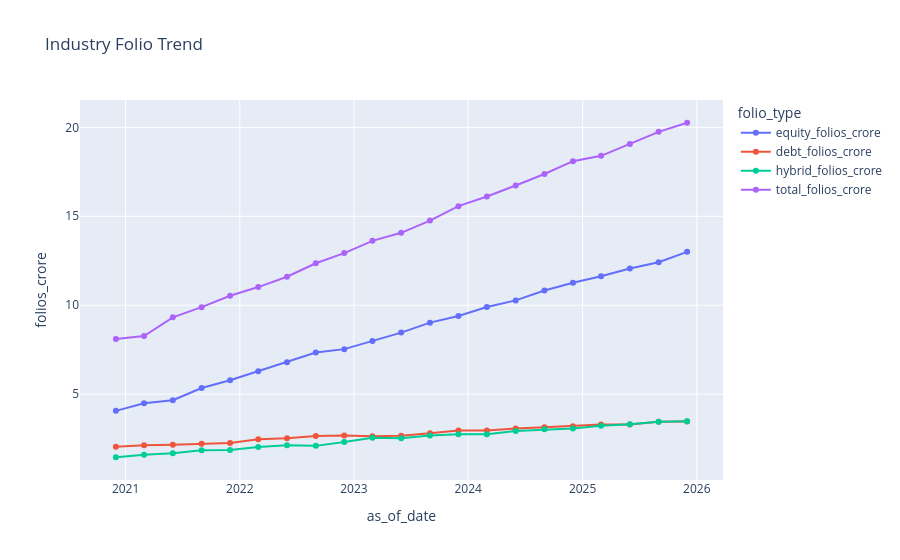

The notebook cell saved with this chart:
### Code cell
folio_cols = [c for c in ["equity_folios_crore", "debt_folios_crore", "hybrid_folios_crore", "total_folios_crore"] if c in folios.columns]
folio_long = folios.melt(id_vars=["as_of_date"], value_vars=folio_cols,
                         var_name="folio_type", value_name="folios_crore")
fig = px.line(folio_long, x="as_of_date", y="folios_crore", color="folio_type",
              markers=True, title="Industry Folio Trend")
fig.show()

### Figure 1 — Plotly figure (JSON) as saved in the notebook; plotly's stock layout.template omitted (floating-point values rounded to 4 significant figures)
{"data": [{"hovertemplate": "folio_type=equity_folios_crore<br>as_of_date=%{x}<br>folios_crore=%{y}<extra></extra>", "legendgroup": "equity_folios_crore", "line": {"color": "#636efa", "dash": "solid"}, "marker": {"symbol": "circle"}, "mode": "lines+markers", "name": "equity_folios_crore", "orientation": "v", "showlegend": true, "type": "scatter", "x": ["2020-12-01T00:00:00", "2021-03-01T00:00:00", "2021-06-01T00:00:00", "2021-09-01T00:00:00", "2021-12-01T00:00:00", "2022-03-01T00:00:00", "2022-06-01T00:00:00", "2022-09-01T00:00:00", "2022-12-01T00:00:00", "2023-03-01T00:00:00", "2023-06-01T00:00:00", "2023-09-01T00:00:00", "2023-12-01T00:00:00", "2024-03-01T00:00:00", "2024-06-01T00:00:00", "2024-09-01T00:00:00", "2024-12-01T00:00:00", "2025-03-01T00:00:00", "2025-06-01T00:00:00", "2025-09-01T00:00:00", "2025-12-01T00:00:00"], "xaxis": "x", "y": [4.06, 4.49, 4.66, 5.34, 5.78, 6.29, 6.79, 7.34, 7.53, 7.99, 8.46, 9.02, 9.39, 9.9, 10.27, 10.83, 11.26, 11.63, 12.06, 12.42, 13.0], "yaxis": "y"}, {"hovertemplate": "folio_type=debt_folios_crore<br>as_of_date=%{x}<br>folios_crore=%{y}<extra></extra>", "legendgroup": "debt_folios_crore", "line": {"color": "#EF553B", "dash": "solid"}, "marker": {"symbol": "circle"}, "mode": "lines+markers", "name": "debt_folios_crore", "orientation": "v", "showlegend": true, "type": "scatter", "x": ["2020-12-01T00:00:00", "2021-03-01T00:00:00", "2021-06-01T00:00:00", "2021-09-01T00:00:00", "2021-12-01T00:00:00", "2022-03-01T00:00:00", "2022-06-01T00:00:00", "2022-09-01T00:00:00", "2022-12-01T00:00:00", "2023-03-01T00:00:00", "2023-06-01T00:00:00", "2023-09-01T00:00:00", "2023-12-01T00:00:00", "2024-03-01T00:00:00", "2024-06-01T00:00:00", "2024-09-01T00:00:00", "2024-12-01T00:00:00", "2025-03-01T00:00:00", "2025-06-01T00:00:00", "2025-09-01T00:00:00", "2025-12-01T00:00:00"], "xaxis": "x", "y": [2.04, 2.12, 2.15, 2.21, 2.25, 2.46, 2.52, 2.64, 2.68, 2.63, 2.66, 2.8, 2.95, 2.96, 3.07, 3.13, 3.19, 3.29, 3.29, 3.45, 3.46], "yaxis": "y"}, {"hovertemplate": "folio_type=hybrid_folios_crore<br>as_of_date=%{x}<br>folios_crore=%{y}<extra></extra>", "legendgroup": "hybrid_folios_crore", "line": {"color": "#00cc96", "dash": "solid"}, "marker": {"symbol": "circle"}, "mode": "lines+markers", "name": "hybrid_folios_crore", "orientation": "v", "showlegend": true, "type": "scatter", "x": ["2020-12-01T00:00:00", "2021-03-01T00:00:00", "2021-06-01T00:00:00", "2021-09-01T00:00:00", "2021-12-01T00:00:00", "2022-03-01T00:00:00", "2022-06-01T00:00:00", "2022-09-01T00:00:00", "2022-12-01T00:00:00", "2023-03-01T00:00:00", "2023-06-01T00:00:00", "2023-09-01T00:00:00", "2023-12-01T00:00:00", "2024-03-01T00:00:00", "2024-06-01T00:00:00", "2024-09-01T00:00:00", "2024-12-01T00:00:00", "2025-03-01T00:00:00", "2025-06-01T00:00:00", "2025-09-01T00:00:00", "2025-12-01T00:00:00"], "xaxis": "x", "y": [1.45, 1.59, 1.67, 1.84, 1.86, 2.03, 2.13, 2.09, 2.31, 2.55, 2.52, 2.68, 2.75, 2.75, 2.93, 3.02, 3.07, 3.22, 3.31, 3.45, 3.47], "yaxis": "y"}, {"hovertemplate": "folio_type=total_folios_crore<br>as_of_date=%{x}<br>folios_crore=%{y}<extra></extra>", "legendgroup": "total_folios_crore", "line": {"color": "#ab63fa", "dash": "solid"}, "marker": {"symbol": "circle"}, "mode": "lines+markers", "name": "total_folios_crore", "orientation": "v", "showlegend": true, "type": "scatter", "x": ["2020-12-01T00:00:00", "2021-03-01T00:00:00", "2021-06-01T00:00:00", "2021-09-01T00:00:00", "2021-12-01T00:00:00", "2022-03-01T00:00:00", "2022-06-01T00:00:00", "2022-09-01T00:00:00", "2022-12-01T00:00:00", "2023-03-01T00:00:00", "2023-06-01T00:00:00", "2023-09-01T00:00:00", "2023-12-01T00:00:00", "2024-03-01T00:00:00", "2024-06-01T00:00:00", "2024-09-01T00:00:00", "2024-12-01T00:00:00", "2025-03-01T00:00:00", "2025-06-01T00:00:00", "2025-09-01T00:00:00", "2025-12-01T00:00:00"], "xaxis": "x", "y": [8.1, 8.27, 9.32, 9.89, 10.53, 11.02, 11.6, 12.36, 12.93, 13.62, 14.07, 14.76, 15.57, 16.11, 16.73, 17.38, 18.1, 18.4, 19.07, 19.75, 20.26], "yaxis": "y"}], "layout": {"legend": {"title": {"text": "folio_type"}, "tracegroupgap": 0}, "title": {"text": "Industry Folio Trend"}, "xaxis": {"anchor": "y", "domain": [0, 1], "title": {"text": "as_of_date"}}, "yaxis": {"anchor": "x", "domain": [0, 1], "title": {"text": "folios_crore"}}}}
